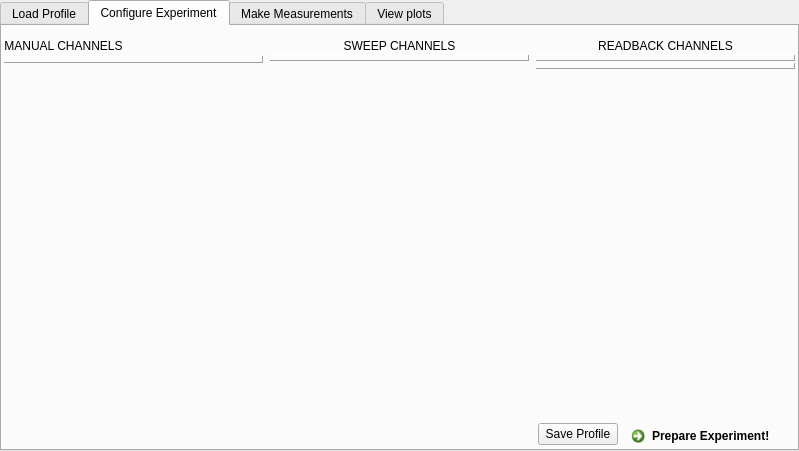
<?xml version="1.0" encoding="UTF-8"?>
<ui version="4.0">
 <class>MainWindow</class>
 <widget class="QMainWindow" name="MainWindow">
  <property name="geometry">
   <rect>
    <x>0</x>
    <y>0</y>
    <width>799</width>
    <height>451</height>
   </rect>
  </property>
  <property name="windowTitle">
   <string>MainWindow</string>
  </property>
  <property name="autoFillBackground">
   <bool>true</bool>
  </property>
  <property name="styleSheet">
   <string notr="true"/>
  </property>
  <widget class="QWidget" name="centralwidget">
   <layout class="QHBoxLayout" name="horizontalLayout">
    <property name="spacing">
     <number>0</number>
    </property>
    <property name="margin">
     <number>0</number>
    </property>
    <item>
     <widget class="QTabWidget" name="eTabs">
      <property name="autoFillBackground">
       <bool>true</bool>
      </property>
      <property name="currentIndex">
       <number>1</number>
      </property>
      <widget class="QWidget" name="tab">
       <attribute name="title">
        <string>Load Profile</string>
       </attribute>
       <layout class="QVBoxLayout" name="verticalLayout_4">
        <property name="spacing">
         <number>0</number>
        </property>
        <property name="margin">
         <number>0</number>
        </property>
        <item>
         <widget class="QTableWidget" name="confTable">
          <property name="rowCount">
           <number>100</number>
          </property>
          <property name="columnCount">
           <number>2</number>
          </property>
          <attribute name="horizontalHeaderDefaultSectionSize">
           <number>150</number>
          </attribute>
          <attribute name="horizontalHeaderMinimumSectionSize">
           <number>150</number>
          </attribute>
          <attribute name="horizontalHeaderStretchLastSection">
           <bool>true</bool>
          </attribute>
          <attribute name="verticalHeaderVisible">
           <bool>false</bool>
          </attribute>
          <row/>
          <row/>
          <row/>
          <row/>
          <row/>
          <row/>
          <row/>
          <row/>
          <row/>
          <row/>
          <row/>
          <row/>
          <row/>
          <row/>
          <row/>
          <row/>
          <row/>
          <row/>
          <row/>
          <row/>
          <row/>
          <row/>
          <row/>
          <row/>
          <row/>
          <row/>
          <row/>
          <row/>
          <row/>
          <row/>
          <row/>
          <row/>
          <row/>
          <row/>
          <row/>
          <row/>
          <row/>
          <row/>
          <row/>
          <row/>
          <row/>
          <row/>
          <row/>
          <row/>
          <row/>
          <row/>
          <row/>
          <row/>
          <row/>
          <row/>
          <row/>
          <row/>
          <row/>
          <row/>
          <row/>
          <row/>
          <row/>
          <row/>
          <row/>
          <row/>
          <row/>
          <row/>
          <row/>
          <row/>
          <row/>
          <row/>
          <row/>
          <row/>
          <row/>
          <row/>
          <row/>
          <row/>
          <row/>
          <row/>
          <row/>
          <row/>
          <row/>
          <row/>
          <row/>
          <row/>
          <row/>
          <row/>
          <row/>
          <row/>
          <row/>
          <row/>
          <row/>
          <row/>
          <row/>
          <row/>
          <row/>
          <row/>
          <row/>
          <row/>
          <row/>
          <row/>
          <row/>
          <row/>
          <row/>
          <row/>
          <column/>
          <column/>
         </widget>
        </item>
        <item>
         <widget class="QPushButton" name="pushButton_3">
          <property name="text">
           <string>Load Profile From File</string>
          </property>
         </widget>
        </item>
       </layout>
      </widget>
      <widget class="QWidget" name="selectTab">
       <attribute name="title">
        <string>Configure Experiment</string>
       </attribute>
       <layout class="QGridLayout" name="gridLayout">
        <property name="leftMargin">
         <number>0</number>
        </property>
        <property name="topMargin">
         <number>2</number>
        </property>
        <property name="rightMargin">
         <number>0</number>
        </property>
        <property name="bottomMargin">
         <number>0</number>
        </property>
        <item row="0" column="6" colspan="2">
         <widget class="QFrame" name="frame_7">
          <property name="frameShape">
           <enum>QFrame::NoFrame</enum>
          </property>
          <property name="frameShadow">
           <enum>QFrame::Raised</enum>
          </property>
          <property name="class" stdset="0">
           <string>PeripheralCollection</string>
          </property>
          <layout class="QGridLayout" name="gridLayout_3">
           <property name="leftMargin">
            <number>0</number>
           </property>
           <property name="topMargin">
            <number>2</number>
           </property>
           <property name="rightMargin">
            <number>0</number>
           </property>
           <property name="bottomMargin">
            <number>0</number>
           </property>
           <property name="horizontalSpacing">
            <number>3</number>
           </property>
           <property name="verticalSpacing">
            <number>5</number>
           </property>
           <item row="0" column="1" rowspan="6">
            <widget class="QFrame" name="frame_10">
             <property name="toolTip">
              <string>select the parameters you need to vary in
order to generate a dataset</string>
             </property>
             <property name="frameShape">
              <enum>QFrame::NoFrame</enum>
             </property>
             <property name="frameShadow">
              <enum>QFrame::Raised</enum>
             </property>
             <property name="class" stdset="0">
              <string>ControlWidget</string>
             </property>
             <layout class="QVBoxLayout" name="verticalLayout_2">
              <property name="spacing">
               <number>2</number>
              </property>
              <property name="leftMargin">
               <number>2</number>
              </property>
              <property name="rightMargin">
               <number>2</number>
              </property>
              <property name="bottomMargin">
               <number>0</number>
              </property>
              <item>
               <widget class="QLabel" name="label">
                <property name="sizePolicy">
                 <sizepolicy hsizetype="Preferred" vsizetype="Maximum">
                  <horstretch>0</horstretch>
                  <verstretch>0</verstretch>
                 </sizepolicy>
                </property>
                <property name="text">
                 <string>SWEEP CHANNELS</string>
                </property>
                <property name="alignment">
                 <set>Qt::AlignCenter</set>
                </property>
               </widget>
              </item>
              <item alignment="Qt::AlignTop">
               <widget class="QFrame" name="frame_12">
                <property name="frameShape">
                 <enum>QFrame::Panel</enum>
                </property>
                <property name="frameShadow">
                 <enum>QFrame::Raised</enum>
                </property>
                <layout class="QVBoxLayout" name="sweepLayout">
                 <property name="spacing">
                  <number>3</number>
                 </property>
                 <property name="margin">
                  <number>2</number>
                 </property>
                </layout>
               </widget>
              </item>
             </layout>
            </widget>
           </item>
           <item row="5" column="2">
            <widget class="QFrame" name="frame_14">
             <property name="sizePolicy">
              <sizepolicy hsizetype="Preferred" vsizetype="Maximum">
               <horstretch>0</horstretch>
               <verstretch>0</verstretch>
              </sizepolicy>
             </property>
             <property name="frameShape">
              <enum>QFrame::NoFrame</enum>
             </property>
             <property name="frameShadow">
              <enum>QFrame::Raised</enum>
             </property>
             <layout class="QHBoxLayout" name="horizontalLayout_3">
              <property name="spacing">
               <number>2</number>
              </property>
              <property name="margin">
               <number>0</number>
              </property>
              <item>
               <widget class="QPushButton" name="pushButton_6">
                <property name="sizePolicy">
                 <sizepolicy hsizetype="Maximum" vsizetype="Fixed">
                  <horstretch>0</horstretch>
                  <verstretch>0</verstretch>
                 </sizepolicy>
                </property>
                <property name="text">
                 <string>Save Profile</string>
                </property>
                <property name="shortcut">
                 <string>Ctrl+S</string>
                </property>
               </widget>
              </item>
              <item>
               <widget class="QCommandLinkButton" name="commandLinkButton">
                <property name="sizePolicy">
                 <sizepolicy hsizetype="Maximum" vsizetype="Maximum">
                  <horstretch>0</horstretch>
                  <verstretch>0</verstretch>
                 </sizepolicy>
                </property>
                <property name="maximumSize">
                 <size>
                  <width>16777215</width>
                  <height>30</height>
                 </size>
                </property>
                <property name="text">
                 <string>Prepare Experiment!</string>
                </property>
                <property name="iconSize">
                 <size>
                  <width>20</width>
                  <height>15</height>
                 </size>
                </property>
                <property name="shortcut">
                 <string>Ctrl+R</string>
                </property>
               </widget>
              </item>
             </layout>
            </widget>
           </item>
           <item row="0" column="2" rowspan="5">
            <widget class="QFrame" name="frame_11">
             <property name="toolTip">
              <string>Select the channels you need to monitor
in order to obtain the dataset</string>
             </property>
             <property name="frameShape">
              <enum>QFrame::NoFrame</enum>
             </property>
             <property name="frameShadow">
              <enum>QFrame::Raised</enum>
             </property>
             <property name="class" stdset="0">
              <string>ControlWidget</string>
             </property>
             <layout class="QVBoxLayout" name="verticalLayout_3">
              <property name="spacing">
               <number>2</number>
              </property>
              <property name="leftMargin">
               <number>2</number>
              </property>
              <property name="rightMargin">
               <number>2</number>
              </property>
              <property name="bottomMargin">
               <number>2</number>
              </property>
              <item>
               <widget class="QLabel" name="label_3">
                <property name="sizePolicy">
                 <sizepolicy hsizetype="Preferred" vsizetype="Maximum">
                  <horstretch>0</horstretch>
                  <verstretch>0</verstretch>
                 </sizepolicy>
                </property>
                <property name="text">
                 <string>READBACK CHANNELS</string>
                </property>
                <property name="alignment">
                 <set>Qt::AlignCenter</set>
                </property>
               </widget>
              </item>
              <item>
               <widget class="QFrame" name="frame_3">
                <property name="sizePolicy">
                 <sizepolicy hsizetype="Preferred" vsizetype="Maximum">
                  <horstretch>0</horstretch>
                  <verstretch>0</verstretch>
                 </sizepolicy>
                </property>
                <property name="frameShape">
                 <enum>QFrame::Panel</enum>
                </property>
                <property name="frameShadow">
                 <enum>QFrame::Raised</enum>
                </property>
                <layout class="QGridLayout" name="sampleReadbacks">
                 <property name="margin">
                  <number>2</number>
                 </property>
                 <property name="spacing">
                  <number>2</number>
                 </property>
                </layout>
               </widget>
              </item>
              <item alignment="Qt::AlignTop">
               <widget class="QFrame" name="frame_13">
                <property name="frameShape">
                 <enum>QFrame::Panel</enum>
                </property>
                <property name="frameShadow">
                 <enum>QFrame::Raised</enum>
                </property>
                <layout class="QVBoxLayout" name="monitorLayout">
                 <property name="spacing">
                  <number>2</number>
                 </property>
                 <property name="margin">
                  <number>2</number>
                 </property>
                </layout>
               </widget>
              </item>
             </layout>
            </widget>
           </item>
           <item row="0" column="0" rowspan="6">
            <widget class="QFrame" name="frame">
             <property name="toolTip">
              <string>Select the parameters that need to have a certain fixed value per dataset</string>
             </property>
             <property name="frameShape">
              <enum>QFrame::NoFrame</enum>
             </property>
             <property name="frameShadow">
              <enum>QFrame::Raised</enum>
             </property>
             <property name="class" stdset="0">
              <string>ControlWidget</string>
             </property>
             <layout class="QVBoxLayout" name="verticalLayout">
              <property name="spacing">
               <number>3</number>
              </property>
              <property name="leftMargin">
               <number>2</number>
              </property>
              <property name="rightMargin">
               <number>2</number>
              </property>
              <property name="bottomMargin">
               <number>0</number>
              </property>
              <item>
               <widget class="QLabel" name="label_2">
                <property name="sizePolicy">
                 <sizepolicy hsizetype="Maximum" vsizetype="Maximum">
                  <horstretch>0</horstretch>
                  <verstretch>0</verstretch>
                 </sizepolicy>
                </property>
                <property name="text">
                 <string>MANUAL CHANNELS</string>
                </property>
                <property name="alignment">
                 <set>Qt::AlignCenter</set>
                </property>
               </widget>
              </item>
              <item alignment="Qt::AlignTop">
               <widget class="QFrame" name="frame_2">
                <property name="sizePolicy">
                 <sizepolicy hsizetype="Preferred" vsizetype="Preferred">
                  <horstretch>0</horstretch>
                  <verstretch>0</verstretch>
                 </sizepolicy>
                </property>
                <property name="frameShape">
                 <enum>QFrame::Panel</enum>
                </property>
                <property name="frameShadow">
                 <enum>QFrame::Raised</enum>
                </property>
                <property name="class" stdset="0">
                 <string/>
                </property>
                <layout class="QVBoxLayout" name="staticLayout">
                 <property name="leftMargin">
                  <number>0</number>
                 </property>
                 <property name="topMargin">
                  <number>0</number>
                 </property>
                 <property name="rightMargin">
                  <number>0</number>
                 </property>
                 <property name="bottomMargin">
                  <number>5</number>
                 </property>
                </layout>
               </widget>
              </item>
             </layout>
            </widget>
           </item>
          </layout>
         </widget>
        </item>
       </layout>
      </widget>
      <widget class="QWidget" name="runTab">
       <attribute name="title">
        <string>Make Measurements</string>
       </attribute>
       <layout class="QGridLayout" name="gridLayout_2">
        <property name="margin">
         <number>2</number>
        </property>
        <property name="spacing">
         <number>2</number>
        </property>
        <item row="0" column="1">
         <widget class="QFrame" name="frame_8">
          <property name="frameShape">
           <enum>QFrame::NoFrame</enum>
          </property>
          <property name="frameShadow">
           <enum>QFrame::Raised</enum>
          </property>
          <property name="class" stdset="0">
           <string>PeripheralCollection</string>
          </property>
          <layout class="QGridLayout" name="gridLayout_4">
           <property name="margin">
            <number>2</number>
           </property>
           <property name="spacing">
            <number>2</number>
           </property>
           <item row="0" column="1">
            <widget class="QFrame" name="frame_6">
             <property name="frameShape">
              <enum>QFrame::StyledPanel</enum>
             </property>
             <property name="frameShadow">
              <enum>QFrame::Raised</enum>
             </property>
             <property name="class" stdset="0">
              <string>PeripheralCollectionInner</string>
             </property>
             <layout class="QHBoxLayout" name="horizontalLayout_2">
              <item>
               <widget class="QPushButton" name="pushButton_5">
                <property name="sizePolicy">
                 <sizepolicy hsizetype="Maximum" vsizetype="Fixed">
                  <horstretch>0</horstretch>
                  <verstretch>0</verstretch>
                 </sizepolicy>
                </property>
                <property name="text">
                 <string>Evaluate All Rows</string>
                </property>
               </widget>
              </item>
              <item>
               <widget class="QSpinBox" name="delayBox">
                <property name="suffix">
                 <string> mS settling time</string>
                </property>
                <property name="minimum">
                 <number>0</number>
                </property>
                <property name="maximum">
                 <number>1000</number>
                </property>
               </widget>
              </item>
             </layout>
            </widget>
           </item>
           <item row="2" column="2">
            <widget class="QCommandLinkButton" name="commandLinkButton_2">
             <property name="maximumSize">
              <size>
               <width>16777215</width>
               <height>30</height>
              </size>
             </property>
             <property name="font">
              <font>
               <italic>false</italic>
               <underline>false</underline>
               <strikeout>false</strikeout>
              </font>
             </property>
             <property name="text">
              <string>                Plot Selected Columns</string>
             </property>
            </widget>
           </item>
           <item row="1" column="0" colspan="3">
            <widget class="QFrame" name="frame_5">
             <property name="frameShape">
              <enum>QFrame::StyledPanel</enum>
             </property>
             <property name="frameShadow">
              <enum>QFrame::Raised</enum>
             </property>
             <layout class="QHBoxLayout" name="horizontalLayout_5">
              <property name="spacing">
               <number>2</number>
              </property>
              <property name="margin">
               <number>0</number>
              </property>
              <item>
               <widget class="QFrame" name="frame_4">
                <property name="frameShape">
                 <enum>QFrame::NoFrame</enum>
                </property>
                <property name="frameShadow">
                 <enum>QFrame::Plain</enum>
                </property>
                <layout class="QGridLayout" name="controlsLayout">
                 <property name="margin">
                  <number>2</number>
                 </property>
                 <property name="spacing">
                  <number>3</number>
                 </property>
                </layout>
               </widget>
              </item>
              <item>
               <widget class="QTableWidget" name="tbl">
                <property name="sizePolicy">
                 <sizepolicy hsizetype="Expanding" vsizetype="Expanding">
                  <horstretch>0</horstretch>
                  <verstretch>0</verstretch>
                 </sizepolicy>
                </property>
               </widget>
              </item>
             </layout>
            </widget>
           </item>
          </layout>
          <zorder>frame_6</zorder>
          <zorder>frame_5</zorder>
          <zorder>commandLinkButton_2</zorder>
         </widget>
        </item>
       </layout>
      </widget>
      <widget class="QWidget" name="plotTab">
       <attribute name="title">
        <string>View plots</string>
       </attribute>
       <layout class="QGridLayout" name="gridLayout_5">
        <property name="margin">
         <number>3</number>
        </property>
        <item row="0" column="2">
         <spacer name="horizontalSpacer">
          <property name="orientation">
           <enum>Qt::Horizontal</enum>
          </property>
          <property name="sizeHint" stdset="0">
           <size>
            <width>40</width>
            <height>20</height>
           </size>
          </property>
         </spacer>
        </item>
        <item row="0" column="1">
         <widget class="QPushButton" name="pushButton">
          <property name="text">
           <string>Delete</string>
          </property>
         </widget>
        </item>
        <item row="0" column="0">
         <widget class="QComboBox" name="plotList">
          <property name="minimumSize">
           <size>
            <width>200</width>
            <height>0</height>
           </size>
          </property>
         </widget>
        </item>
        <item row="0" column="3">
         <widget class="QPushButton" name="pushButton_2">
          <property name="text">
           <string>savePlots</string>
          </property>
         </widget>
        </item>
        <item row="1" column="0" colspan="4">
         <widget class="QFrame" name="frame_9">
          <property name="frameShape">
           <enum>QFrame::StyledPanel</enum>
          </property>
          <property name="frameShadow">
           <enum>QFrame::Raised</enum>
          </property>
          <layout class="QVBoxLayout" name="plot_area">
           <property name="spacing">
            <number>0</number>
           </property>
           <property name="margin">
            <number>0</number>
           </property>
          </layout>
         </widget>
        </item>
       </layout>
      </widget>
     </widget>
    </item>
   </layout>
  </widget>
 </widget>
 <resources/>
 <connections>
  <connection>
   <sender>commandLinkButton</sender>
   <signal>clicked()</signal>
   <receiver>MainWindow</receiver>
   <slot>prepare()</slot>
   <hints>
    <hint type="sourcelabel">
     <x>819</x>
     <y>430</y>
    </hint>
    <hint type="destinationlabel">
     <x>862</x>
     <y>448</y>
    </hint>
   </hints>
  </connection>
  <connection>
   <sender>pushButton_5</sender>
   <signal>clicked()</signal>
   <receiver>MainWindow</receiver>
   <slot>runAll()</slot>
   <hints>
    <hint type="sourcelabel">
     <x>356</x>
     <y>57</y>
    </hint>
    <hint type="destinationlabel">
     <x>388</x>
     <y>-19</y>
    </hint>
   </hints>
  </connection>
  <connection>
   <sender>commandLinkButton_2</sender>
   <signal>clicked()</signal>
   <receiver>MainWindow</receiver>
   <slot>plotColumns()</slot>
   <hints>
    <hint type="sourcelabel">
     <x>674</x>
     <y>432</y>
    </hint>
    <hint type="destinationlabel">
     <x>695</x>
     <y>462</y>
    </hint>
   </hints>
  </connection>
  <connection>
   <sender>pushButton_2</sender>
   <signal>clicked()</signal>
   <receiver>MainWindow</receiver>
   <slot>saveData()</slot>
   <hints>
    <hint type="sourcelabel">
     <x>852</x>
     <y>46</y>
    </hint>
    <hint type="destinationlabel">
     <x>886</x>
     <y>75</y>
    </hint>
   </hints>
  </connection>
  <connection>
   <sender>pushButton</sender>
   <signal>clicked()</signal>
   <receiver>MainWindow</receiver>
   <slot>deleteCurve()</slot>
   <hints>
    <hint type="sourcelabel">
     <x>245</x>
     <y>50</y>
    </hint>
    <hint type="destinationlabel">
     <x>327</x>
     <y>-6</y>
    </hint>
   </hints>
  </connection>
  <connection>
   <sender>pushButton_6</sender>
   <signal>clicked()</signal>
   <receiver>MainWindow</receiver>
   <slot>saveProfile()</slot>
   <hints>
    <hint type="sourcelabel">
     <x>221</x>
     <y>440</y>
    </hint>
    <hint type="destinationlabel">
     <x>227</x>
     <y>474</y>
    </hint>
   </hints>
  </connection>
  <connection>
   <sender>pushButton_3</sender>
   <signal>clicked()</signal>
   <receiver>MainWindow</receiver>
   <slot>loadProfile()</slot>
   <hints>
    <hint type="sourcelabel">
     <x>457</x>
     <y>68</y>
    </hint>
    <hint type="destinationlabel">
     <x>584</x>
     <y>-11</y>
    </hint>
   </hints>
  </connection>
 </connections>
 <slots>
  <slot>prepare()</slot>
  <slot>clearColumn()</slot>
  <slot>runAll()</slot>
  <slot>plotColumns()</slot>
  <slot>addCustom()</slot>
  <slot>saveData()</slot>
  <slot>deleteCurve()</slot>
  <slot>saveProfile()</slot>
  <slot>loadProfile()</slot>
 </slots>
</ui>
